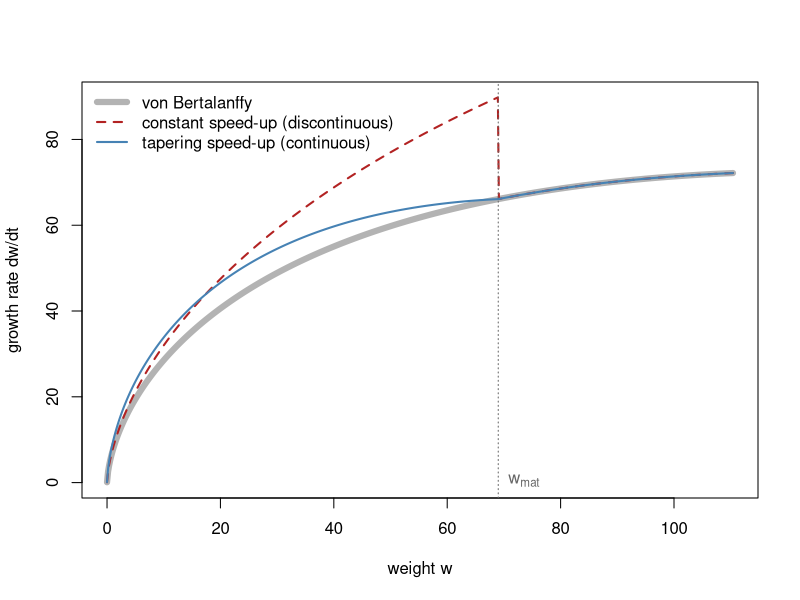

The R script that drew this image:
## ---- chunk 1
#| label: fig-discontinuity
#| code-fold: true
#| fig-width: 7
#| fig-height: 4.2
#| fig-cap: "Growth rate near the maturity weight for a species with a negative
#|   $t_0$ (illustrative parameters). The constant-factor speed-up (dashed)
#|   reaches maturity at the von Bertalanffy age but drops discontinuously onto
#|   the von Bertalanffy curve at $w_{mat}$. The tapering speed-up (solid) hits
#|   the same maturity age while joining the von Bertalanffy curve continuously.
#|   Both coincide with the von Bertalanffy rate (grey) above maturity."

# Illustrative parameters (a mildly negative t0, so the constant-factor
# speed-up is feasible and its discontinuity can be shown cleanly).
b <- 3; k <- 0.38; w_inf <- 430; t0 <- -0.3; w_mat <- 69; w_min <- 1e-3
n <- 1 - 1 / b
A <- b * k * w_inf^(1 / b); B <- b * k
uf <- function(w) w^(1 / b)
u_inf <- uf(w_inf); u_mat <- uf(w_mat); u_min <- uf(w_min)

g_vb <- function(w) A * w^n - B * w
t_mat <- t0 - log(1 - u_mat / u_inf) / k

# constant-factor speed-up: solve for c
age_c <- function(c) log((u_inf - c * u_min) / (u_inf - c * u_mat)) / (c * k)
c_star <- uniroot(function(c) age_c(c) - t_mat, c(1e-8, 1))$root
g_const <- function(w) ifelse(w < w_mat, A * w^n - c_star * B * w, g_vb(w))

# tapering speed-up: Delta = s * w^n * (1 - (w / w_mat)^(1 - n)), solve for s.
# g_vb + Delta is again a von Bertalanffy form, so the age has a closed form.
Delta <- function(w, s) ifelse(w < w_mat, s * w^n * (1 - (w / w_mat)^(1 - n)), 0)
age_s <- function(s) {
    A_t <- A + s; B_t <- B + s / u_mat; k_t <- B_t / b   # modified vB coefficients
    log((A_t / B_t - u_min) / (A_t / B_t - u_mat)) / k_t
}
s_star <- uniroot(function(s) age_s(s) - t_mat, c(0, 1e5))$root
g_taper <- function(w) g_vb(w) + Delta(w, s_star)

w <- seq(w_min, 1.6 * w_mat, length.out = 600)
plot(w, g_vb(w), type = "l", col = "grey70", lwd = 6,
     xlab = "weight w", ylab = "growth rate dw/dt",
     ylim = c(0, max(g_const(w))))
lines(w, g_const(w), col = "firebrick", lwd = 2, lty = 2)
lines(w, g_taper(w), col = "steelblue", lwd = 2)
abline(v = w_mat, col = "grey40", lty = 3)
text(w_mat, 0, expression(w[mat]), pos = 4, col = "grey40")
legend("topleft", bty = "n",
       col = c("grey70", "firebrick", "steelblue"),
       lwd = c(6, 2, 2), lty = c(1, 2, 1),
       legend = c("von Bertalanffy", "constant speed-up (discontinuous)",
                  "tapering speed-up (continuous)"))
